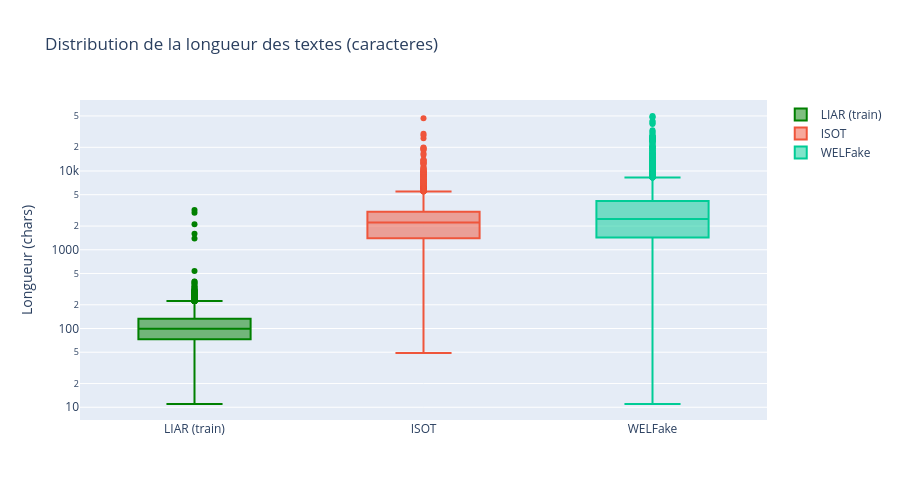

The cell this chart's notebook holds for it:
### Code cell
# Comparaison de la longueur des textes : LIAR vs OOD
df_liar = pd.read_parquet(DATA_DIR / "liar_complet.parquet")
liar_lens = df_liar["statement"].str.len()

fig = go.Figure()
fig.add_trace(go.Box(y=liar_lens, name="LIAR (train)", marker_color="green"))
for ds_name, df in DATASETS.items():
    fig.add_trace(go.Box(y=df["text"].str.len(), name=ds_name))

fig.update_layout(
    title="Distribution de la longueur des textes (caracteres)",
    yaxis_title="Longueur (chars)",
    yaxis_type="log",
    height=500,
)
fig.show()

print("\nLongueur mediane par dataset :")
print(f"  LIAR       : {liar_lens.median():.0f} chars")
for ds_name, df in DATASETS.items():
    print(f"  {ds_name:11s}: {df['text'].str.len().median():.0f} chars")

### Figure 1 — Plotly figure (JSON) as saved in the notebook; plotly's stock layout.template omitted (floating-point values rounded to 4 significant figures; data arrays with more than 128 entries replaced by an {"elided": "..."} marker saying what was removed)
{"data": [{"marker": {"color": "green"}, "name": "LIAR (train)", "type": "box", "y": {"elided": "12791 int values"}}, {"name": "ISOT", "type": "box", "y": {"elided": "5000 int values"}}, {"name": "WELFake", "type": "box", "y": {"elided": "4944 int values"}}], "layout": {"height": 500, "title": {"text": "Distribution de la longueur des textes (caracteres)"}, "yaxis": {"title": {"text": "Longueur (chars)"}, "type": "log"}}}
